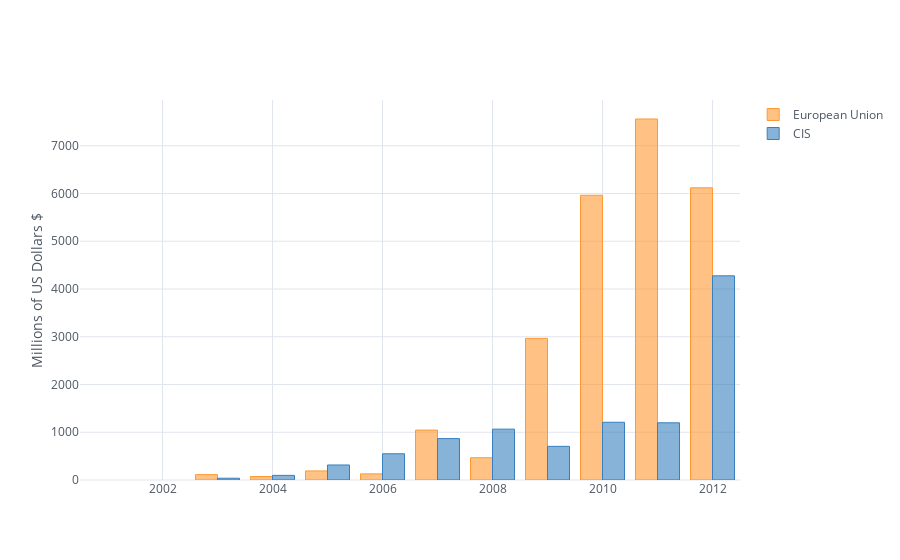

Notebook source saved alongside this figure:
### Code cell
regions = df[(df.Economy.isin(['CIS', 'European Union']))].set_index('Economy').T
regions.iplot(kind='bar',mode='group',theme='white', yTitle='Millions of US Dollars $')

### Figure 1 — Plotly figure (JSON) as saved in the notebook; plotly's stock layout.template omitted (floating-point values rounded to 4 significant figures)
{"data": [{"marker": {"color": "rgba(255, 153, 51, 0.6)", "line": {"color": "rgba(255, 153, 51, 1.0)", "width": 1}}, "name": "European Union", "orientation": "v", "text": "", "type": "bar", "uid": "ae6a6394-f7b6-4cee-bbde-ef4b1c32bf51", "x": ["2001", "2002", "2003", "2004", "2005", "2006", "2007", "2008", "2009", "2010", "2011", "2012"], "y": ["..", "..", 112.5, 73.08, 189.5, 128.7, 1045.0, 466.6, 2967.0, 5963.0, 7561.0, 6120.0]}, {"marker": {"color": "rgba(55, 128, 191, 0.6)", "line": {"color": "rgba(55, 128, 191, 1.0)", "width": 1}}, "name": "CIS", "orientation": "v", "text": "", "type": "bar", "uid": "8beb997f-7b03-4ef8-845f-16f8fd6971c6", "x": ["2001", "2002", "2003", "2004", "2005", "2006", "2007", "2008", "2009", "2010", "2011", "2012"], "y": ["..", "..", 37.13, 97.26, 314.9, 549.5, 867.6, 1065.0, 704.9, 1209.0, 1198.0, 4276.0]}], "layout": {"autosize": true, "legend": {"bgcolor": "#FFFFFF", "font": {"color": "#4D5663"}}, "paper_bgcolor": "#FFFFFF", "plot_bgcolor": "#FFFFFF", "title": {"font": {"color": "#4D5663"}}, "xaxis": {"autorange": true, "gridcolor": "#E1E5ED", "range": [2000.0, 2012.0], "showgrid": true, "tickfont": {"color": "#4D5663"}, "title": {"font": {"color": "#4D5663"}, "text": ""}, "type": "linear", "zerolinecolor": "#E1E5ED"}, "yaxis": {"autorange": true, "gridcolor": "#E1E5ED", "range": [0, 7959.0], "showgrid": true, "tickfont": {"color": "#4D5663"}, "title": {"font": {"color": "#4D5663"}, "text": "Millions of US Dollars $"}, "type": "linear", "zerolinecolor": "#E1E5ED"}}}
